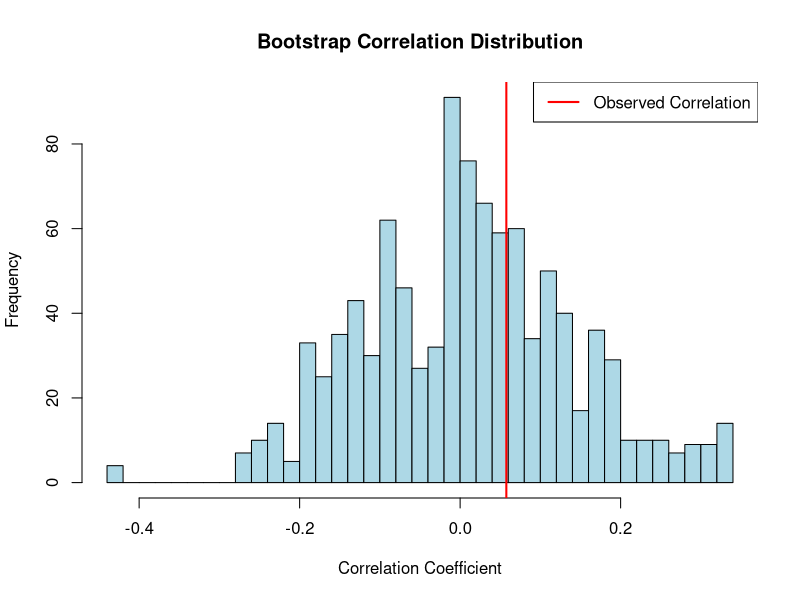

This chart was generated by the following R code:
rm(list=ls())
set.seed(1988)

##############
############## GENERATE DATA
##############

data <- as.data.frame(matrix(rnorm(1000), nrow = 50, ncol = 20))

# Specify the two variables to test correlation
var1 <- 1  # Index of the first variable
var2 <- 2  # Index of the second variable

# Compute the observed correlation
observed_correlation <- cor(data[[var1]], data[[var2]])

##############
############## RUN BOOTSTRAP
##############

b <- 1000  # Number of bootstrap iterations
bootstrap_correlations <- numeric(b) # Vector to store bootstrap correlations

for (i in 1:b) {
  resampled_columns <- sample(1:ncol(data), size = 2, replace = FALSE)
  bootstrap_correlations[i] <- cor(data[resampled_columns[1]], data[resampled_columns[2]])
}

# Test the significance of the observed correlation
p_value <- mean(abs(bootstrap_correlations) >= abs(observed_correlation))

##############
############## PRINT RESULTS
##############

cat("Observed Correlation:", observed_correlation, "\n")
cat("P-value:", p_value, "\n")

##############
############## PLOT THE BOOTSTRAP DISTRIBUTION
##############

hist(bootstrap_correlations, 
    breaks = 30, 
    main = "Bootstrap Correlation Distribution", 
    xlab = "Correlation Coefficient", 
    col = "lightblue")
abline(v = observed_correlation, 
    col = "red", 
    lwd = 2)
legend("topright", 
    legend = c("Observed Correlation"), 
    col = c("red"), 
    lwd = 2)